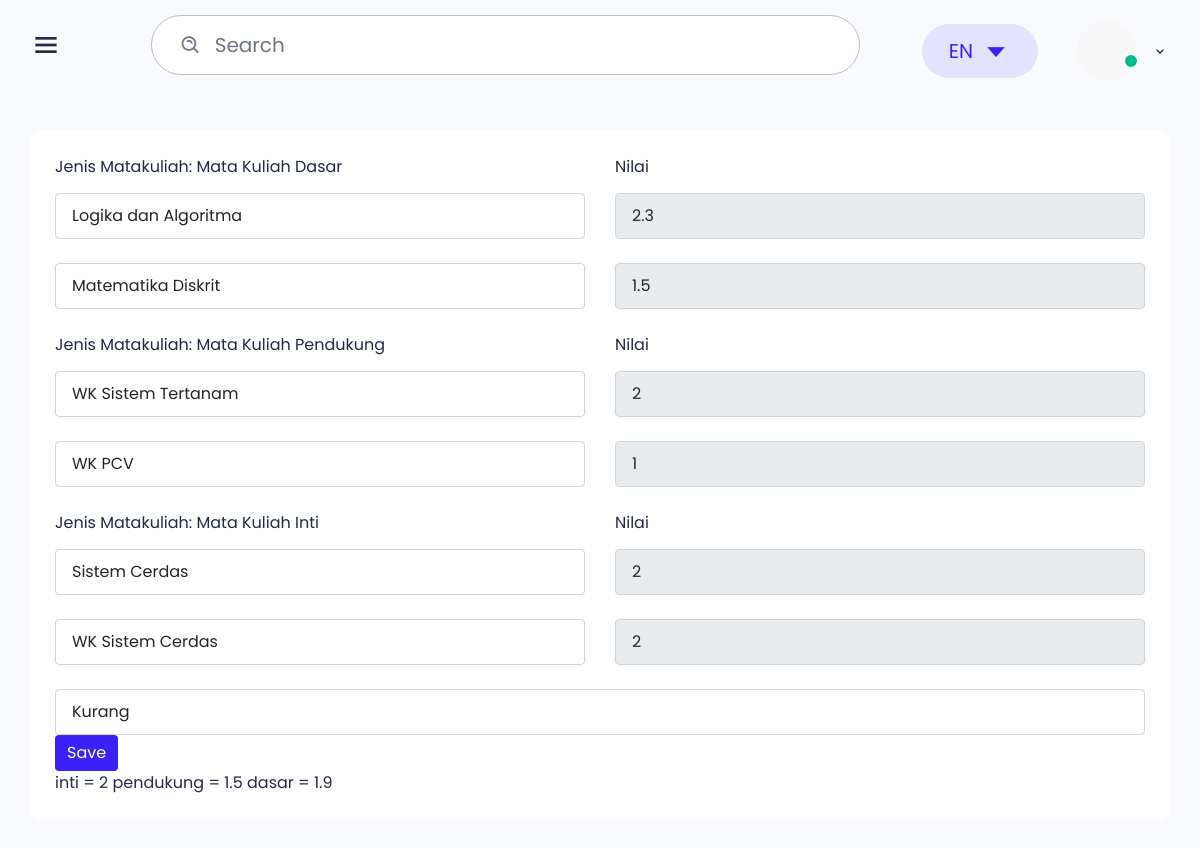
Page /protend/dosen_nilai.php?id_mahasiswa=4 on the committed database.
### tables this page shows
CREATE TABLE `mahasiswa` (
  `id_mahasiswa` int(11) NOT NULL,
  `id_matkul` int(11) DEFAULT NULL,
  `nama` varchar(100) NOT NULL,
  `username` varchar(100) NOT NULL,
  `password` varchar(100) NOT NULL,
  `level` varchar(20) NOT NULL
);

CREATE TABLE `mata_kuliah` (
  `id_matkul` int(11) NOT NULL,
  `logika_algoritma` float NOT NULL,
  `matematika_Diskrit` float NOT NULL,
  `wk_sistemtertanam` float NOT NULL,
  `wk_pcv` float NOT NULL,
  `sistem_cerdas` float NOT NULL,
  `wk_sistem_cerdas` float NOT NULL,
  `name` text NOT NULL,
  `file` varchar(50) NOT NULL,
  `id_status` int(3) NOT NULL DEFAULT '0',
  `id_nilai_skripsi` int(3) NOT NULL DEFAULT '0'
);

### protend/dosen_nilai.php (the view, shortened to what this page needs)
<?php
include 'koneksi.php';
$id_mahasiswa = $_GET['id_mahasiswa'];
$sql2   = "SELECT * FROM mata_kuliah INNER JOIN mahasiswa ON mata_kuliah.id_matkul = mahasiswa.id_matkul WHERE mahasiswa.id_mahasiswa = $id_mahasiswa";
$q2     = mysqli_query($koneksi, $sql2);
while ($r2 = mysqli_fetch_array($q2)) {
    $logika_algoritma        = $r2['logika_algoritma'];
    $matematika_Diskrit       = $r2['matematika_Diskrit'];
    $wk_sistemtertanam     = $r2['wk_sistemtertanam'];
    $wk_pcv   = $r2['wk_pcv'];
    $sistem_cerdas     = $r2['sistem_cerdas'];
    $wk_sistem_cerdas  = $r2['wk_sistem_cerdas'];
    $id_nilai_skripsi = $r2['id_nilai_skripsi'];
}
?>
<!DOCTYPE html>
<html lang="en">
<head>
    <link href='https://unpkg.com/boxicons@2.0.7/css/boxicons.min.css' rel='stylesheet'>
    <link rel="stylesheet" href="css/icons.min.css">
    <link rel="stylesheet" href="./libs/date-picker/datepicker.css">
    <link rel="stylesheet" href="./css/bootstrap.min.css">
    <link rel="stylesheet" href="./css/grid.css">
    <link rel="stylesheet" href="./css/style.css">
    <link rel="stylesheet" href="./css/responsive.css">
</head>
<body class="sidebar-expand counter-scroll">
        <div class="main-header">
            <div class="d-flex">
                <div class="mobile-toggle" id="mobile-toggle">
                    <i class='bx bx-menu'></i>
                </div>
            </div>
            <div class="d-flex align-items-center">
                <form class="app-search d-none d-lg-block">
                    <div class="position-relative">
                        <input type="text" class="form-control" placeholder="Search">
                        <span class="bx bx-search-alt"></span>
                    </div>
                </form>
                <div class="dropdown d-inline-block">
                    <button type="button" class="btn header-item" data-bs-toggle="dropdown" aria-haspopup="true" aria-expanded="false">
                            <span class="btn dropdown-toggle" id="header-lang-img">
                                EN
                                <i class='bx bx-caret-down'></i>
                            </span>
                        </button>
                </div>
                <div class="dropdown d-inline-block mt-12">
                    <button type="button" class="btn header-item waves-effect" id="page-header-user-dropdown" data-bs-toggle="dropdown" aria-haspopup="true" aria-expanded="false">
                            <img class="rounded-circle header-profile-user" src="./images/profile/profile.png"
                                alt="Header Avatar">
                            <span class="pulse-css"></span>
                            <i class='bx bx-chevron-down'></i>
                        </button>
                </div>
            </div>
        </div>
    <div class="main">
    <div class="main-content project">
            <div class="row">
                <div class="col-12">
                    <div class="box">
                        <div class="box-body">
                            <div class="row">
                                <div class="col-md-6 col-sm-12 mb-24">
                                    <div class="form-group"> <label class="form-label">Jenis Matakuliah: Mata Kuliah Dasar</label> <select
                                            class="form-control custom-select select2 select2-hidden-accessible"
                                            data-placeholder="Pilih Mata Kuliah" tabindex="-1" aria-hidden="true"
                                            data-select2-id="select2-data-38-9jkg">
                                            <option>Logika dan Algoritma</option>
                                        </select>
                                    </div>
                                </div>
                                <div class="col-md-6 col-sm-12 mb-24">
                                    <div class="form-group"> <label class="form-label">Nilai</label> <input
                                            class="form-control" disabled name="logika_algoritma" value='<?= $logika_algoritma?>' placeholder="Nilai"> </div>
                                </div>
                                <div class="col-md-6 col-sm-12 mb-24">
                                    <div class="form-group">
                                        <select
                                            class="form-control custom-select select2 select2-hidden-accessible"
                                            data-placeholder="Pilih Mata Kuliah" tabindex="-1" aria-hidden="true"
                                            data-select2-id="select2-data-38-9jkg">
                                            <option>Matematika Diskrit</option>
                                        </select>
                                    </div>
                                </div>
                                <div class="col-md-6 col-sm-12 mb-24">
                                    <div class="form-group">
                                        <input class="form-control"    disabled name="matematika_diskrit" value='<?=  $matematika_Diskrit?>' placeholder="Nilai"> </div>
                                </div>
                            </div>
                            <div class="row">
                                <div class="col-md-6 col-sm-12 mb-24">
                                    <div class="form-group"> <label class="form-label">Jenis Matakuliah: Mata Kuliah Pendukung</label> <select
                                            class="form-control custom-select select2 select2-hidden-accessible"
                                            data-placeholder="Pilih Mata Kuliah" tabindex="-1" aria-hidden="true"
                                            data-select2-id="select2-data-38-9jkg">
                                            <option >WK Sistem Tertanam</option>
                                        </select>
                                    </div>
                                </div>
                                <div class="col-md-6 col-sm-12 mb-24">
                                    <div class="form-group"> <label class="form-label">Nilai</label> <input
                                            class="form-control"   disabled name="wk_sistem_tertanam" value='<?= $wk_sistemtertanam?>' placeholder="Nilai"> </div>
                                </div>
                                <div class="col-md-6 col-sm-12 mb-24">
                                    <div class="form-group">
                                        <select
                                            class="form-control custom-select select2 select2-hidden-accessible"
                                            data-placeholder="Pilih Mata Kuliah" tabindex="-1" aria-hidden="true"
                                            data-select2-id="select2-data-38-9jkg">
                                            <option >WK PCV</option>
                                        </select>
                                    </div>
                                </div>
                                <div class="col-md-6 col-sm-12 mb-24">
                                    <div class="form-group">
                                        <input class="form-control"  disabled name="wk_pcv" value='<?=  $wk_pcv?>' placeholder="Nilai"> </div>
                                </div>
                            </div>
                            <div class="row">
                                <div class="col-md-6 col-sm-12 mb-24">
                                    <div class="form-group"> <label class="form-label">Jenis Matakuliah: Mata Kuliah Inti</label> <select
                                            class="form-control custom-select select2 select2-hidden-accessible"
                                            data-placeholder="Pilih Mata Kuliah" tabindex="-1" aria-hidden="true"
                                            data-select2-id="select2-data-38-9jkg">
                                            <option >Sistem Cerdas</option>
                                        </select>
                                    </div>
                                </div>
                                <div class="col-md-6 col-sm-12 mb-24">
                                    <div class="form-group"> <label class="form-label">Nilai</label> <input
                                            class="form-control"  disabled name="sistem_cerdas" value='<?= $sistem_cerdas?>' placeholder="Nilai"> </div>
                                </div>
                                <div class="col-md-6 col-sm-12 mb-24">
                                    <div class="form-group">
                                        <select
                                            class="form-control custom-select select2 select2-hidden-accessible"
                                            data-placeholder="Pilih Mata Kuliah" tabindex="-1" aria-hidden="true"
                                            data-select2-id="select2-data-38-9jkg">
                                            <option >WK Sistem Cerdas</option>
                                        </select>
                                    </div>
                                </div>
                                <div class="col-md-6 col-sm-12 mb-24">
                                    <div class="form-group">
                                        <input class="form-control"   disabled name="wk_sistem_cerdas" value='<?= $wk_sistem_cerdas?>' placeholder="Nilai"> </div>
                                </div>
                            </div>
                            <form method="post" action="" >
                            <select name="id_nilai_skripsi"
                                        class="form-control custom-select select2 select2-hidden-accessible"
                                        data-placeholder="Pilih Mata Kuliah" tabindex="-1" aria-hidden="true"
                                        data-select2-id="select2-data-38-9jkg">
                                        <option value="3" <?= (($id_nilai_skripsi == "3") ? "selected" : "" )?> >Kurang</option>
                                    </select>
                                <div class="submit-section">
                                    <button class="btn btn-primary submit-btn" type="submit" name="save">Save</button>
                                </div>
                                <?php
                                    $inti = ($wk_sistem_cerdas + $sistem_cerdas)/2;
                                    $pendukung = ($wk_sistemtertanam+$wk_pcv)/2;
                                    $dasar = ($logika_algoritma+$matematika_Diskrit)/2;
                                    print('inti = '.$inti);
                                    print(' pendukung = '.$pendukung);
                                    print(' dasar = '.$dasar);
                                ?>
                            </form>
                        </div>
                    </div>
                </div>
            </div>
        </div>
    </div>
</body>
</html>

### protend/css/grid.css (style rules this page uses)
.row { display: flex; flex-wrap: wrap; margin: 0 -15px; }
[class*="col-"] { padding: 0 15px; margin-bottom: 40px; }
.col-12 { width: 100%; }
@media only screen and (max-width: 1280px) { .col-md-6 { width: 50%; } }

### protend/css/responsive.css (style rules this page uses)
@media only screen and  (max-width: 1820px) { .project .box-body { flex-wrap: wrap; } }
@media only screen and (max-width: 1200px) { .main-header { height: 90px; padding-left: 30px; } }
@media only screen and (max-width: 1200px) { .main-content { padding: 30px; } }

### rows in the picture
mahasiswa: logika_algoritma "2.3", matematika_diskrit "1.5", wk_sistem_tertanam "2", wk_pcv "1", sistem_cerdas "2", wk_sistem_cerdas "2", id_matkul.wk_sistem_cerdas "2", id_matkul.wk_pcv "1.5", id_matkul.matematika_Diskrit "1.9"
mata_kuliah: id_nilai_skripsi "Kurang"
